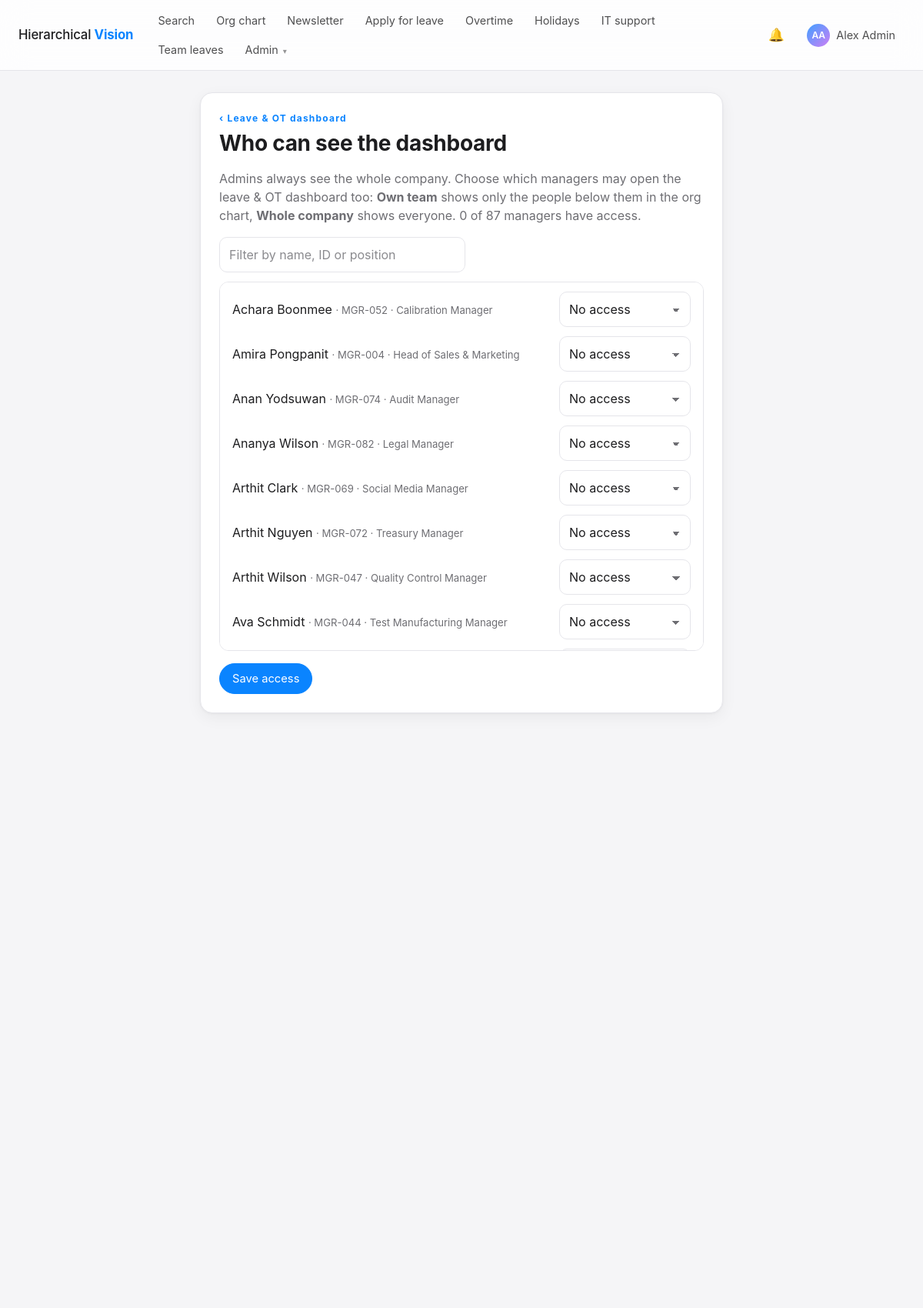
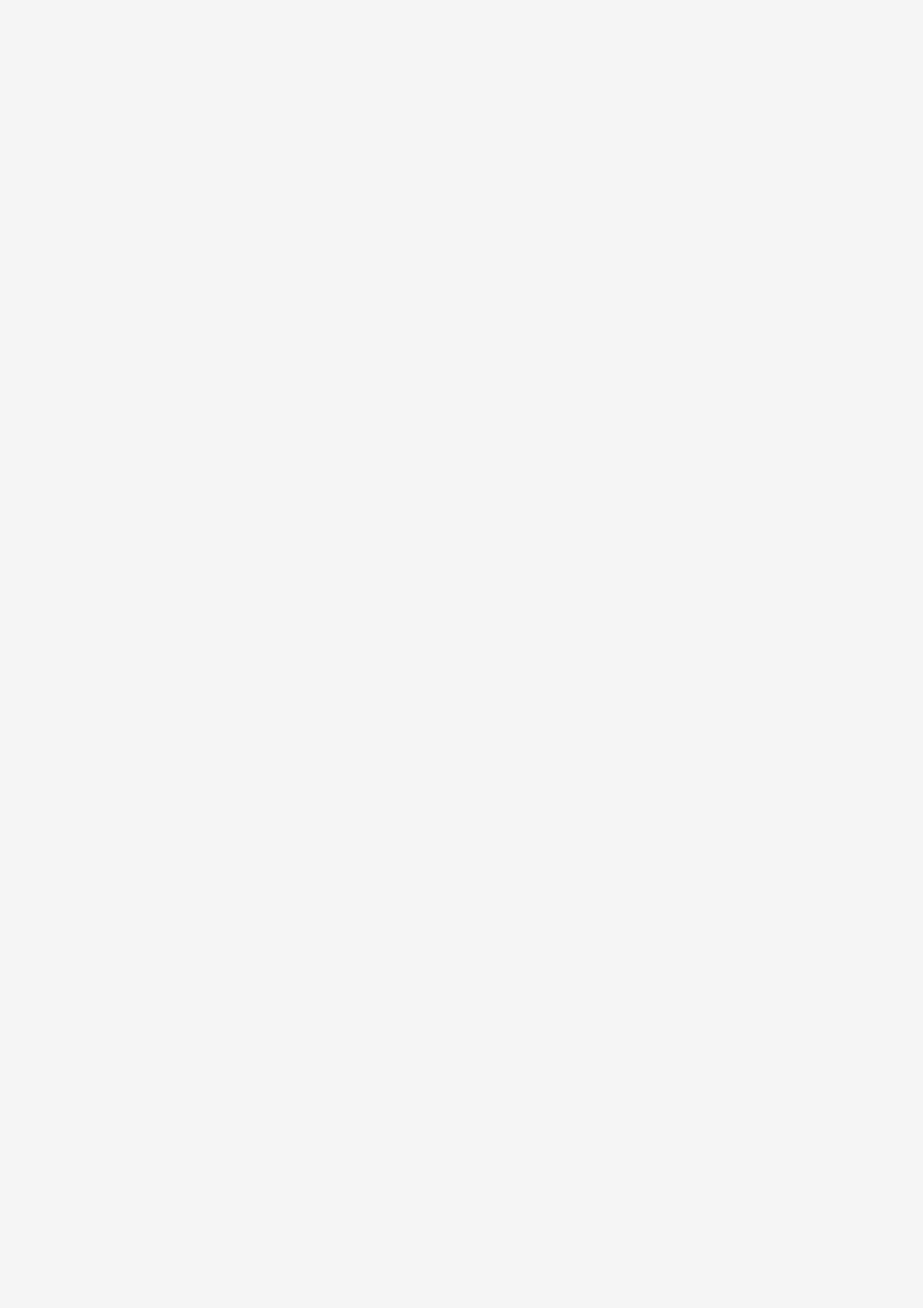
Screenshot of /leaves/dashboard/access/ (signed in, upper part) with the database file from the repository (2 pictures, top to bottom).
### accounts/models.py (models this page shows, shortened)
class User(AbstractBaseUser, PermissionsMixin):
    employee_id = models.CharField(
        max_length=30, unique=True, validators=[employee_id_validator], help_text="e.g. EMP-105. Used to sign in."
    )
    email = models.EmailField("email address", unique=True)
    full_name = models.CharField(max_length=150)
    position = models.CharField(max_length=120, blank=True)
    role = models.CharField(max_length=10, choices=Role.choices, default=Role.EMPLOYEE, db_index=True)
    manager = models.ForeignKey(
        "self",
        null=True,
        blank=True,
        on_delete=models.SET_NULL,
        related_name="direct_reports",
        verbose_name="Peer / Reporting manager",
    )
    contact_info = models.CharField("contact information", max_length=255, blank=True)
    description = models.TextField(blank=True)
    profile_picture = models.ImageField(
        upload_to=profile_picture_path, blank=True, null=True, validators=[FileExtensionValidator(IMAGE_EXTENSIONS), validate_image_size, validate_image_dimensions, validate_image_content]
    )
    background_image = models.ImageField(
        upload_to=background_image_path, blank=True, null=True, validators=[FileExtensionValidator(IMAGE_EXTENSIONS), validate_image_size, validate_image_dimensions, validate_image_content]
    )
    newsletter_publisher = models.BooleanField(
        "may publish to the newsletter", default=False,
        help_text="Lets this employee/manager post in the company newsletter (Admins can always post).",
    )
    leave_dashboard = models.CharField(
        "leave & OT dashboard access", max_length=5, choices=DashboardAccess.choices, default=DashboardAccess.NONE,
        blank=True, help_text="Managers only: lets this manager open the daily leave & OT dashboard (set by Admins).",
    )
    is_active = models.BooleanField(default=True)
    is_staff = models.BooleanField(default=False, editable=False)
    date_joined = models.DateTimeField(auto_now_add=True)
    objects = UserManager()
    USERNAME_FIELD = "employee_id"
    EMAIL_FIELD = "email"
    REQUIRED_FIELDS = ["email", "full_name"]
    class Meta:
        ordering = ["full_name"]
    @property
    def initials(self):
        parts = [p for p in self.full_name.split() if p]
        if not parts:
            return self.employee_id[:2].upper()
        return (parts[0][0] + (parts[-1][0] if len(parts) > 1 else "")).upper()
    @property
    def is_admin(self):
        return self.role == Role.ADMIN
    @property
    def can_approve_leaves(self):
        return self.role in (Role.ADMIN, Role.MANAGER)
    @property
    def can_view_leave_dashboard(self):
        return self.is_admin or (self.is_manager_role and self.leave_dashboard in (DashboardAccess.TEAM, DashboardAccess.ALL))

### leaves/dashboard.py (the view, shortened to what this page needs)
# urls.py: path("dashboard/access/", dashboard.dashboard_access, name="dashboard_access"),
@login_required
def dashboard_access(request):
    if not request.user.is_admin:
        raise PermissionDenied
    managers = User.objects.filter(is_active=True, role=Role.MANAGER).select_related("manager").order_by("full_name")
    valid = set(DashboardAccess.values)
    counts = {c: 0 for c in valid}
    for m in managers:
        counts[m.leave_dashboard] = counts.get(m.leave_dashboard, 0) + 1
    return render(request, "leaves/dashboard_access.html", {
        "managers": managers, "choices": DashboardAccess.choices,
        "granted": counts[DashboardAccess.TEAM] + counts[DashboardAccess.ALL],
    })

### notifications/context_processors.py (called while the page is built)
def unread_notifications(request):
    user = getattr(request, "user", None)
    if user is not None and user.is_authenticated:
        return {"unread_count": Notification.objects.filter(recipient=user, is_read=False).count()}
    return {}

### templates/leaves/dashboard_access.html (shortened to what this page needs)
{% extends "base.html" %}
{% block content %}
<section class="card narrow">
  <p class="eyebrow"><a href="{% url 'leaves:dashboard' %}">&lsaquo; Leave &amp; OT dashboard</a></p>
  <h1>Who can see the dashboard</h1>
  <p class="muted">Admins always see the whole company. Choose which managers may open the leave &amp; OT dashboard too:
    <strong>Own team</strong> shows only the people below them in the org chart, <strong>Whole company</strong> shows everyone.
    {{ granted }} of {{ managers|length }} managers have access.</p>
  <form method="post">{% csrf_token %}
    <input type="search" placeholder="Filter by name, ID or position" data-filter-list="access-list" aria-label="Filter managers" style="max-width:320px">
    <div class="pick-list access-list" id="access-list" style="margin:12px 0 16px;max-height:480px">
      {% for m in managers %}
        <label class="pick-item access-item">
          <span>{{ m.full_name }} <span class="meta">· {{ m.employee_id }}{% if m.position %} · {{ m.position }}{% endif %}</span></span>
          <select name="access_{{ m.pk }}" aria-label="Dashboard access for {{ m.full_name }}">
            {% for value, label in choices %}<option value="{{ value }}" {% if m.leave_dashboard == value %}selected{% endif %}>{{ label }}</option>{% endfor %}
          </select>
        </label>
      {% empty %}<p class="muted">There are no managers yet.</p>{% endfor %}
    </div>
    <button class="btn btn-primary" type="submit">Save access</button>
  </form>
</section>
{% endblock %}

### templates/base.html (shortened to what this page needs)
{% load static %}<!DOCTYPE html>
<html lang="en">
<head>
  <link rel="stylesheet" href="{% static 'css/app.css' %}">
</head>
<body class="{% block body_class %}{% endblock %}">
<header class="topbar">
  <a class="brand" href="{% url 'accounts:home' %}">Hierarchical <b>Vision</b></a>
  {% with view=request.resolver_match.view_name %}
  <nav aria-label="Main">
    <a href="{% url 'accounts:home' %}" class="{% if view == 'accounts:home' or view == 'accounts:search' %}active{% endif %}">Search</a>
    <a href="{% url 'accounts:org_chart' %}" class="{% if view == 'accounts:org_chart' %}active{% endif %}">Org chart</a>
    <a href="{% url 'newsletter:list' %}" class="{% if 'newsletter:' in view %}active{% endif %}">Newsletter</a>
    {% if user.is_authenticated %}
    <a href="{% url 'leaves:apply' %}" class="{% if view == 'leaves:apply' %}active{% endif %}">Apply for leave</a>
    <a href="{% url 'leaves:overtime' %}" class="{% if 'leaves:overtime' in view %}active{% endif %}">Overtime</a>
    <a href="{% url 'leaves:holidays' %}" class="{% if view == 'leaves:holidays' %}active{% endif %}">Holidays</a>
    <a href="{% url 'support:create' %}" class="{% if view == 'support:create' %}active{% endif %}">IT support</a>
    {% if user.can_approve_leaves %}<a href="{% url 'leaves:team' %}" class="{% if view == 'leaves:team' %}active{% endif %}">Team leaves</a>{% endif %}
    {% if user.is_admin %}
    <details class="menu">
      <summary>Admin</summary>
    </details>
    {% endif %}
    {% endif %}
  </nav>
  {% endwith %}
  {% if user.is_authenticated %}
  <div class="topbar-right">
    <a class="icon-btn" href="{% url 'notifications:list' %}" title="Notifications" aria-label="Notifications">&#128276;{% if unread_count %}<span class="badge-count">{{ unread_count }}</span>{% endif %}</a>
    <details class="menu">
      <summary class="user-chip">{% include "partials/_avatar.html" with person=user size="sm" %}<span class="name">{{ user.full_name }}</span></summary>
    </details>
  </div>
  {% else %}
  <div class="topbar-right"><a class="btn btn-sm" href="{% url 'accounts:login' %}">Sign in</a></div>
  {% endif %}
</header>
{% block main %}
<main id="main" class="container{% block container_class %}{% endblock %}">
  {% block content %}{% endblock %}
</main>
{% endblock %}
</body>
</html>

### templates/partials/_avatar.html
{% if person.profile_picture %}<img class="avatar {{ size|default:'' }}" src="{{ person.profile_picture.url }}" alt="{{ person.full_name }}">{% else %}<span class="avatar avatar-initials {{ size|default:'' }}">{{ person.initials }}</span>{% endif %}

### rows the page displays
User: initials "AA", full_name "Alex Admin"
User: full_name "Achara Boonmee", employee_id "MGR-052", position "Calibration Manager", leave_dashboard+id+full_name "No access"
User: full_name "Amira Pongpanit", employee_id "MGR-004", position "Head of Sales & Marketing", leave_dashboard+id+full_name "No access"
User: full_name "Anan Yodsuwan", employee_id "MGR-074", position "Audit Manager", leave_dashboard+id+full_name "No access"
User: full_name "Ananya Wilson", employee_id "MGR-082", position "Legal Manager", leave_dashboard+id+full_name "No access"
User: full_name "Arthit Clark", employee_id "MGR-069", position "Social Media Manager", leave_dashboard+id+full_name "No access"
User: full_name "Arthit Nguyen", employee_id "MGR-072", position "Treasury Manager", leave_dashboard+id+full_name "No access"
User: full_name "Arthit Wilson", employee_id "MGR-047", position "Quality Control Manager", leave_dashboard+id+full_name "No access"
User: full_name "Ava Schmidt", employee_id "MGR-044", position "Test Manufacturing Manager", leave_dashboard+id+full_name "No access"
User: leave_dashboard+id+full_name "No access"

### other values shown
{{ granted }} "0"
{{ managers|length }} "87"
